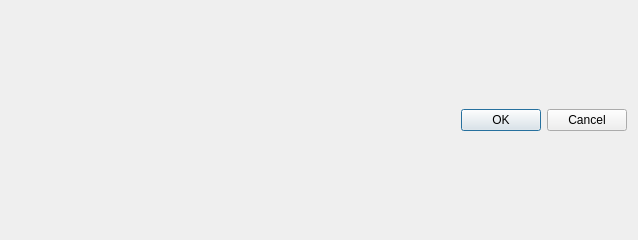
<?xml version="1.0" encoding="UTF-8"?>
<ui version="4.0">
 <class>Dialog</class>
 <widget class="QDialog" name="Dialog">
  <property name="geometry">
   <rect>
    <x>0</x>
    <y>0</y>
    <width>638</width>
    <height>240</height>
   </rect>
  </property>
  <property name="windowTitle">
   <string>Dialog</string>
  </property>
  <property name="windowIcon">
   <iconset resource="icon/res.qrc">
    <normaloff>:/variable/variable.png</normaloff>:/variable/variable.png</iconset>
  </property>
  <layout class="QGridLayout" name="gridLayout_2">
   <item row="0" column="0">
    <layout class="QGridLayout" name="variable_layout"/>
   </item>
   <item row="1" column="0">
    <widget class="QDialogButtonBox" name="buttonBox">
     <property name="orientation">
      <enum>Qt::Horizontal</enum>
     </property>
     <property name="standardButtons">
      <set>QDialogButtonBox::Cancel|QDialogButtonBox::Ok</set>
     </property>
    </widget>
   </item>
  </layout>
 </widget>
 <resources>
  <include location="icon/res.qrc"/>
 </resources>
 <connections>
  <connection>
   <sender>buttonBox</sender>
   <signal>accepted()</signal>
   <receiver>Dialog</receiver>
   <slot>accept()</slot>
   <hints>
    <hint type="sourcelabel">
     <x>164</x>
     <y>230</y>
    </hint>
    <hint type="destinationlabel">
     <x>157</x>
     <y>148</y>
    </hint>
   </hints>
  </connection>
  <connection>
   <sender>buttonBox</sender>
   <signal>rejected()</signal>
   <receiver>Dialog</receiver>
   <slot>reject()</slot>
   <hints>
    <hint type="sourcelabel">
     <x>164</x>
     <y>230</y>
    </hint>
    <hint type="destinationlabel">
     <x>286</x>
     <y>148</y>
    </hint>
   </hints>
  </connection>
 </connections>
</ui>
